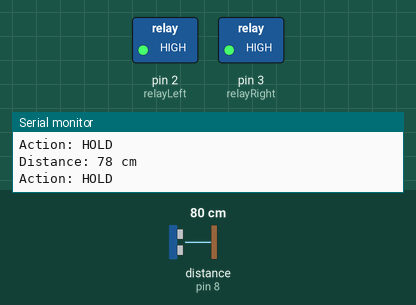
Simulated run of this sketch. Board: Arduino Uno, built with avr-gcc and run on an emulated ATmega328P. Parts: switched loads named in the sketch (green lamp = pin HIGH), the last lines printed to the serial monitor. Wiring (inferred from the names in the program): ultrasonic range finder: trigger pin 9; echo pin 8. The test bench sets the inputs (shaded band); at power-on: distance to the obstacle (sensor on pin 8) 80 cm. The echo pulse lasts 58.3 µs per cm; pins used as bus, display or sensor lines are not drawn.

Above: at 1.2 s.
1.3 s: distance to the obstacle (sensor on pin 8) set to 87 cm
At 1.8 s:
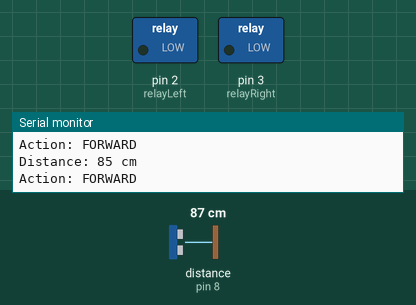
2.9 s: distance to the obstacle (sensor on pin 8) set to 60 cm
At 3.5 s:
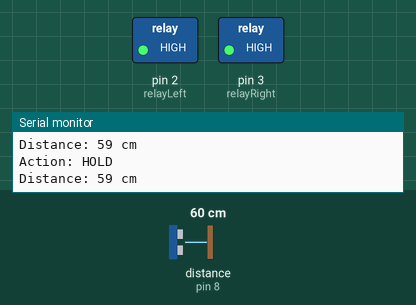
4.5 s: distance to the obstacle (sensor on pin 8) set to 120 cm
At 5.8 s:
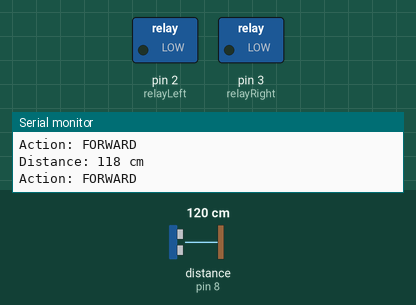
Timing chart, 0 to 7.5 s (numbered marks = the images above; inputs shaded):
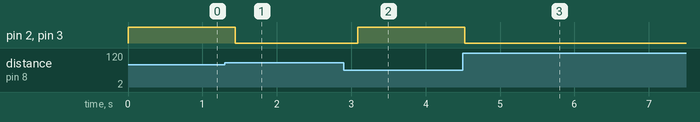

The sketch:

human_following_robot.ino
```cpp
// Human Following Luggage Carrying Robot
// Arduino + Ultrasonic Sensor + Relay Module
// (Simple relay-based control as used in mini project reports)

#define trigPin 9
#define echoPin 8

// Relay pins (Motor ON/OFF control)
#define relayLeft 2
#define relayRight 3

long duration;
int distance;

// Threshold values (keep same as your report)
int upper_threshold = 80;   // Move forward if person is far
int lower_threshold = 40;   // Stop if person is close

void setup() {
  pinMode(trigPin, OUTPUT);
  pinMode(echoPin, INPUT);

  pinMode(relayLeft, OUTPUT);
  pinMode(relayRight, OUTPUT);

  // Keep motors OFF initially
  digitalWrite(relayLeft, HIGH);   // Relay OFF
  digitalWrite(relayRight, HIGH);  // Relay OFF

  Serial.begin(9600);
}

void loop() {
  distance = getDistance();

  Serial.print("Distance: ");
  Serial.print(distance);
  Serial.println(" cm");

  // --- Control Logic Based On Report ---

  if (distance > upper_threshold) {
    moveForward();
    Serial.println("Action: FORWARD");
  }
  else if (distance < lower_threshold) {
    stopMoving();
    Serial.println("Action: STOP");
  }
  else {
    stopMoving();
    Serial.println("Action: HOLD");
  }

  delay(200);  // Small delay for stability
}

// ------------------- FUNCTIONS -------------------

int getDistance() {
  digitalWrite(trigPin, LOW);
  delayMicroseconds(2);

  digitalWrite(trigPin, HIGH);
  delayMicroseconds(10);
  digitalWrite(trigPin, LOW);

  duration = pulseIn(echoPin, HIGH);
  int dist = duration * 0.034 / 2;   // Convert to cm

  return dist;
}

void moveForward() {
  // Relay LOW = ON (depends on module, matches most reports)
  digitalWrite(relayLeft, LOW);
  digitalWrite(relayRight, LOW);
}

void stopMoving() {
  digitalWrite(relayLeft, HIGH);
  digitalWrite(relayRight, HIGH);
}
```

Measured:
- the behaviour switches between 82 and 83 cm on distance to the obstacle (sensor on pin 8) (found by bisection; images 0 and 1)
- after the input at 1.3 s, pin 2 (relayLeft), pin 3 (relayRight): HIGH → LOW after 0.14 s
- after the input at 2.9 s, pin 2 (relayLeft), pin 3 (relayRight): LOW → HIGH after 0.19 s
- after the input at 4.5 s, pin 2 (relayLeft), pin 3 (relayRight): HIGH → LOW at once
